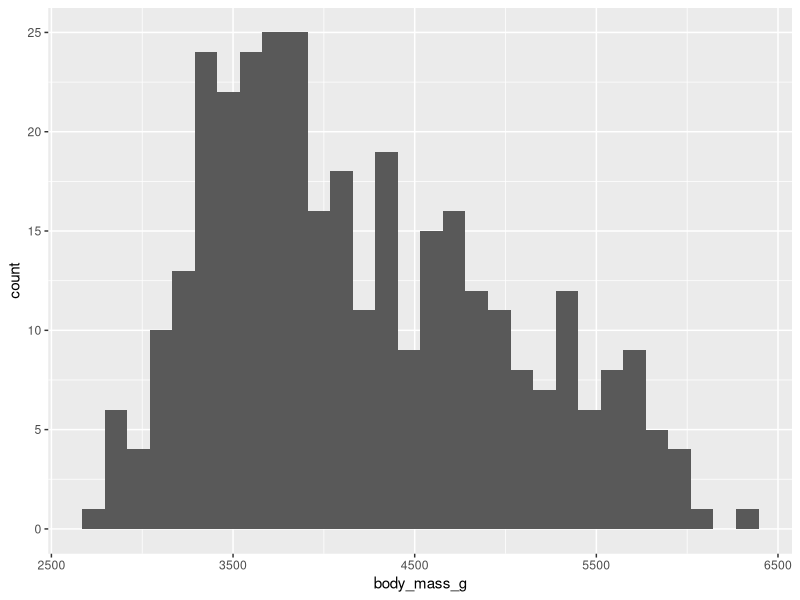
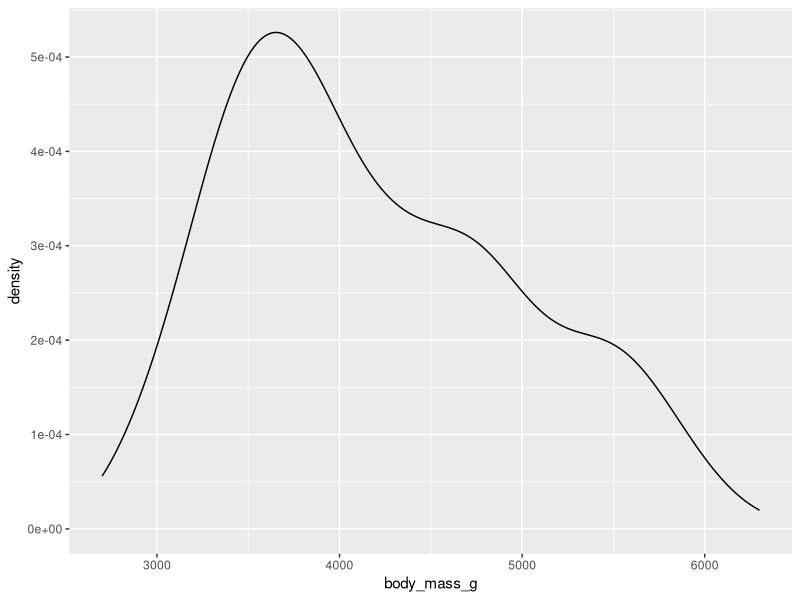
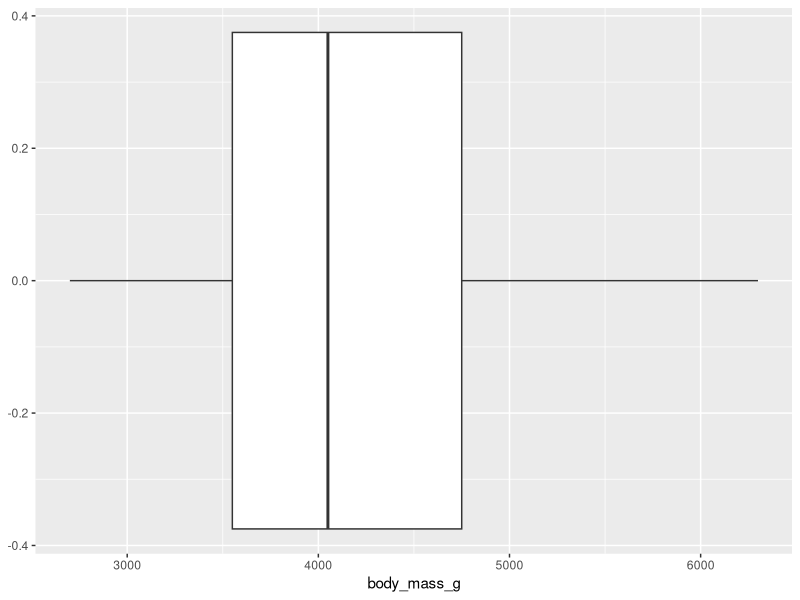
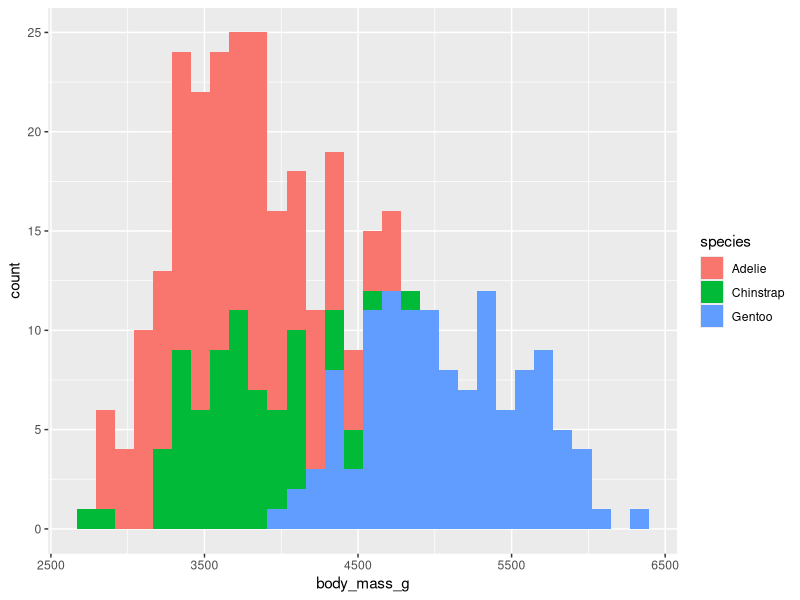
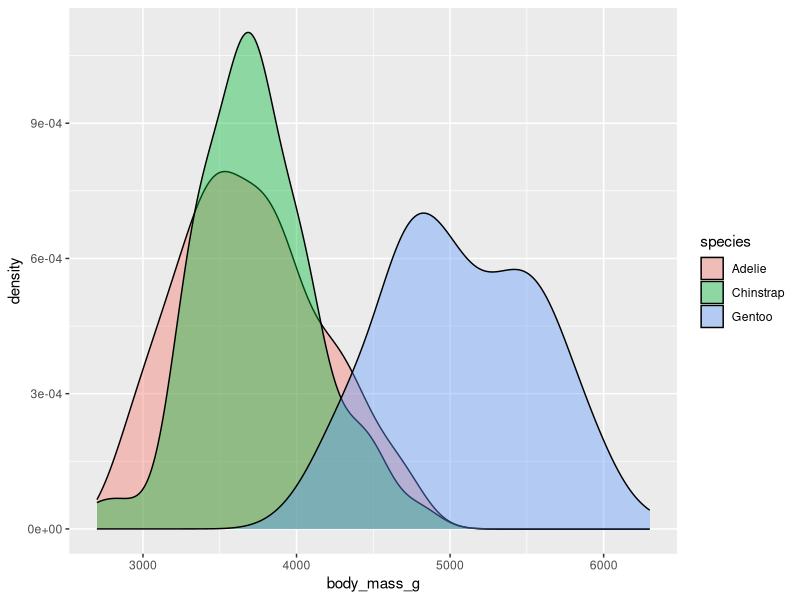
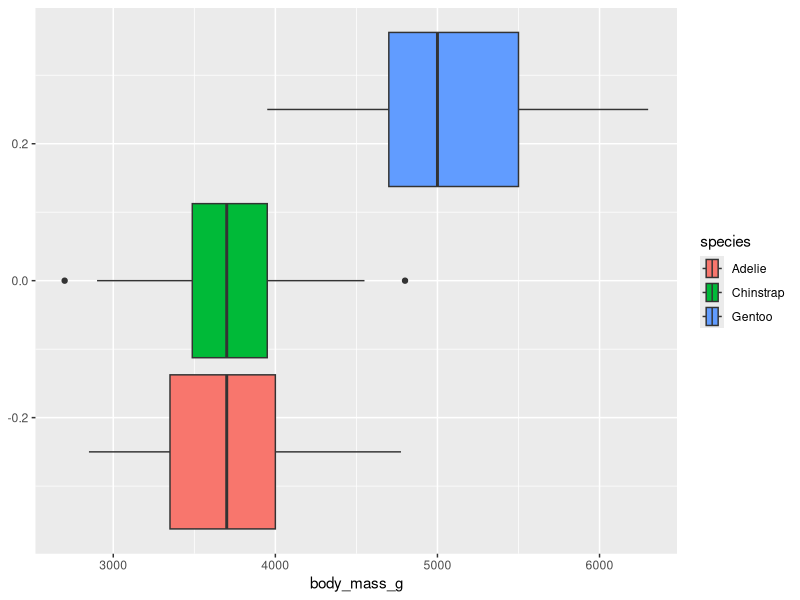
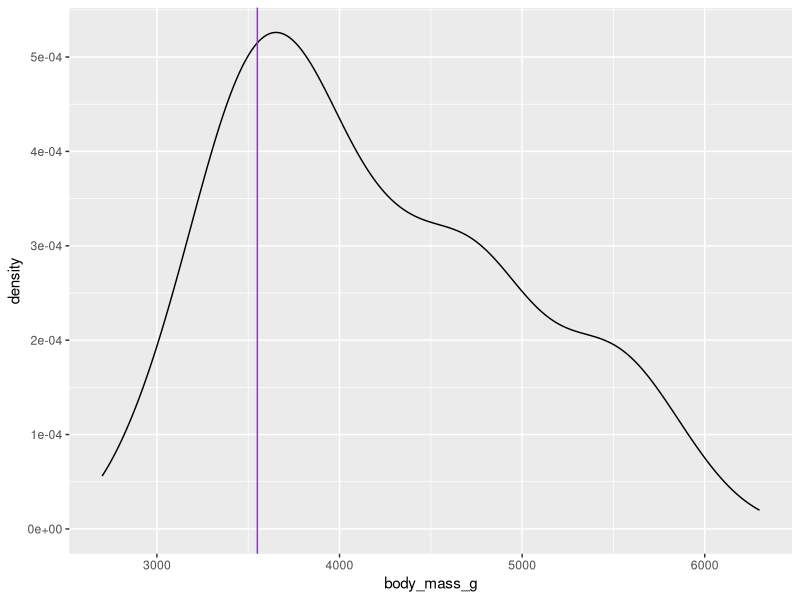

Write the R code that produced these figures, in order.
## ---- chunk 1
library(tidyverse)
library(palmerpenguins)
## ---- chunk 2
ggplot(data = penguins, mapping = aes(x = body_mass_g)) +
  geom_histogram()
## ---- chunk 3
#| code-line-numbers: "2"
ggplot(data = penguins, mapping = aes(x = body_mass_g)) +
  geom_density()
## ---- chunk 4
#| code-line-numbers: "2"
ggplot(data = penguins, mapping = aes(x = body_mass_g)) +
  geom_boxplot()
## ---- chunk 5
#| code-line-numbers: "1|2"
ggplot(data = penguins, mapping = aes(x = body_mass_g, fill = species)) +
  geom_histogram()
## ---- chunk 6
#| code-line-numbers: "2"
ggplot(data = penguins, mapping = aes(x = body_mass_g, fill = species)) +
  geom_density(alpha = 0.4)
## ---- chunk 7
#| code-line-numbers: "2"
ggplot(data = penguins, mapping = aes(x = body_mass_g, fill = species)) +
  geom_boxplot()
## ---- chunk 8
#| code-line-numbers: "1|2|3|4|5"

# When using summarize functions like n() and mean() the words to the left of the = are the column headers.

  summarize(
    .data = penguins,
    number_of_penguins = n(),
    mean_mass = mean(body_mass_g, na.rm = TRUE),
    median_mass = median(body_mass_g, na.rm = TRUE)
  )
## ---- chunk 9
#| code-line-numbers: "1|2|3|4|5"

  summarize(
    .data = penguins,
    number_of_penguins = n(),
    sd_mass = sd(body_mass_g, na.rm = TRUE),
    var_mass = var(body_mass_g, na.rm = TRUE)
  )
## ---- chunk 10

# This is just the five number summary
five_number_pengiuns <-fivenum(penguins$body_mass_g)
five_number_pengiuns

#This is the five number plus summary
summary(penguins$body_mass_g)

## ---- chunk 11
# This is how you can get the exact quantile. 
quantile(x= penguins$body_mass_g, probs = c(0.25,0.5), na.rm=TRUE)
## ---- chunk 12
# Note the vertical line showing the 25th percentile. 
ggplot(data = penguins, aes(x = body_mass_g)) +
  geom_density()+
  geom_vline(xintercept = 3550, color = "purple") 
## ---- chunk 13
# This is the IQR of the penguin's mass
iqr_mass <- IQR(x= penguins$body_mass_g, na.rm = TRUE)

q1 <- five_number_pengiuns[2]
q3 <- five_number_pengiuns[4]

# This is the lower bound
q1 - 1.5*iqr_mass 

# This is the upper bound
q3 + 1.5*iqr_mass

min(penguins$body_mass_g, na.rm = TRUE)
max(penguins$body_mass_g, na.rm = TRUE)
